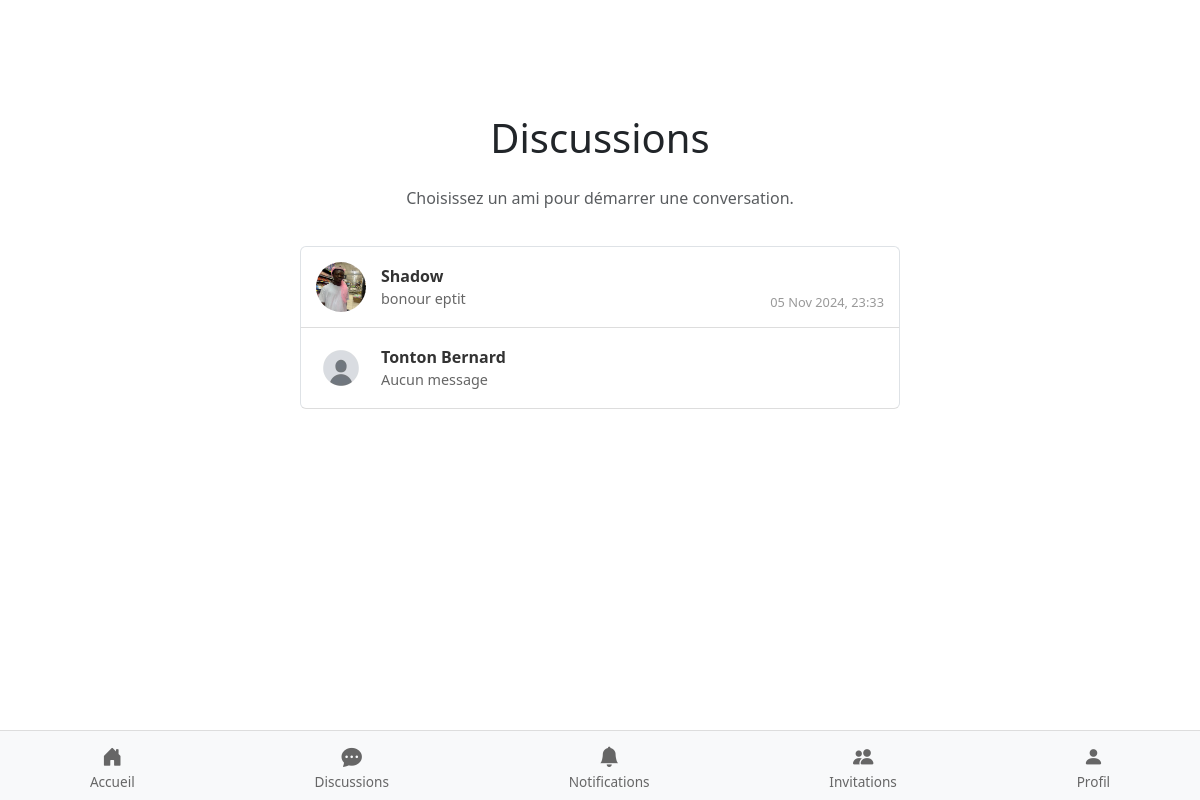
Page /pages/discussions.php (signed in) on the committed database.
### tables this page shows
CREATE TABLE IF NOT EXISTS `utilisateurs` (
  `utilisateur_id` int NOT NULL AUTO_INCREMENT,
  `nom_utilisateur` varchar(50) NOT NULL,
  `email` varchar(100) NOT NULL,
  `mot_de_passe_hash` varchar(255) NOT NULL,
  `photo_profil` varchar(255) DEFAULT NULL,
  `bio` text,
  `date_creation` timestamp NULL DEFAULT CURRENT_TIMESTAMP,
  `dernier_login` timestamp NULL DEFAULT NULL,
  `premiere_connexion` tinyint(1) DEFAULT '1',
  `reset_token` varchar(255) DEFAULT NULL,
  `token_expiration` datetime DEFAULT NULL,
  PRIMARY KEY (`utilisateur_id`),
  UNIQUE KEY `nom_utilisateur` (`nom_utilisateur`),
  UNIQUE KEY `email` (`email`)
);

### pages/discussions.php (the view, shortened to what this page needs)
<?php
include 'header.php';
$utilisateur_id = $_SESSION['utilisateur_id'];
$host = 'localhost';
$dbname = 'bricoconnect';
$username = 'root';
$password = '';
try {
    $pdo = new PDO("mysql:host=$host;dbname=$dbname", $username, $password);
    $pdo->setAttribute(PDO::ATTR_ERRMODE, PDO::ERRMODE_EXCEPTION);
    $stmt = $pdo->prepare("
        SELECT u.utilisateur_id, u.nom_utilisateur, u.photo_profil,
            (SELECT contenu FROM messages m
             WHERE (m.expediteur_id = u.utilisateur_id AND m.destinataire_id = :utilisateur_id)
                OR (m.expediteur_id = :utilisateur_id AND m.destinataire_id = u.utilisateur_id)
             ORDER BY m.date_envoi DESC LIMIT 1) AS dernier_message,
            (SELECT date_envoi FROM messages m
             WHERE (m.expediteur_id = u.utilisateur_id AND m.destinataire_id = :utilisateur_id)
                OR (m.expediteur_id = :utilisateur_id AND m.destinataire_id = u.utilisateur_id)
             ORDER BY m.date_envoi DESC LIMIT 1) AS date_dernier_message
        FROM utilisateurs u
        JOIN amities a ON (u.utilisateur_id = a.utilisateur_ami_id OR u.utilisateur_id = a.utilisateur_id)
        WHERE (a.utilisateur_id = :utilisateur_id OR a.utilisateur_ami_id = :utilisateur_id)
          AND a.statut = 1
          AND u.utilisateur_id != :utilisateur_id
        GROUP BY u.utilisateur_id
        ORDER BY date_dernier_message DESC
    ");
    $stmt->execute([':utilisateur_id' => $utilisateur_id]);
    $amis = $stmt->fetchAll(PDO::FETCH_ASSOC);
} catch (PDOException $e) {
    echo "Erreur : " . $e->getMessage();
}
?>
<!DOCTYPE html>
<html lang="fr">
<head>
    <link href="https://cdn.jsdelivr.net/npm/bootstrap@5.3.0/dist/css/bootstrap.min.css" rel="stylesheet">
    <link rel="stylesheet" href="https://cdn.jsdelivr.net/npm/bootstrap-icons/font/bootstrap-icons.css">
</head>
<body>
<div class="container mt-4">
    <h1 class="text-center mb-4 text-orange"><i class="fas fa-comments"></i> Discussions</h1>
    <p class="text-center text-muted">Choisissez un ami pour démarrer une conversation.</p>
    <?php if (!empty($amis)): ?>
        <div class="friend-list list-group">
            <?php foreach ($amis as $ami): ?>
                <a href="chat.php?ami_id=<?php echo $ami['utilisateur_id']; ?>" class="list-group-item list-group-item-action friend-item">
                    <div class="d-flex align-items-center">
                        <img src="<?php echo $ami['photo_profil'] ?: '../images/default_avatar.png'; ?>" alt="Photo de profil">
                        <div class="friend-details">
                            <span><?php echo htmlspecialchars($ami['nom_utilisateur']); ?></span>
                            <p class="message-preview mb-0"><?php echo htmlspecialchars($ami['dernier_message'] ?? 'Aucun message'); ?></p>
                        </div>
                    </div>
                    <?php if ($ami['date_dernier_message']): ?>
                        <small class="message-time"><?php echo date('d M Y, H:i', strtotime($ami['date_dernier_message'])); ?></small>
                    <?php endif; ?>
                </a>
            <?php endforeach; ?>
        </div>
    <?php else: ?>
        <p class="text-center text-muted">Vous n'avez pas encore d'amis avec qui discuter.</p>
    <?php endif; ?>
</div>
</body>
</html>

### styles/style.css (style rules this page uses)
body { font-family: Arial, sans-serif; margin: 0; padding-bottom: 60px; }
.container { max-width: 600px; margin: 0 auto; }
body, html { overflow-x: hidden; }

### pages/discussions.php (style rules this page uses)
.friend-list { max-width: 600px; margin: auto; padding-top: 20px; }
.friend-item { display: flex; align-items: center; justify-content: space-between; padding: 15px; border-bottom: 1px solid #ddd; }
.friend-item img { width: 50px; height: 50px; border-radius: 50%; margin-right: 15px; }
.friend-details { flex-grow: 1; display: flex; flex-direction: column; margin-right: 10px; }
.friend-details span { font-weight: bold; color: #333; }
.message-preview { font-size: 0.9rem; color: #666; max-width: 400px; white-space: nowrap; overflow: hidden; text-overflow: ellipsis; }
.message-time { font-size: 0.8rem; color: #999; align-self: flex-end; }

### rows in the picture
utilisateurs: photo_profil (picture), nom_utilisateur "Shadow", dernier_message "bonour eptit", date_dernier_message "05 Nov 2024, 23:33"
utilisateurs: photo_profil (placeholder picture), nom_utilisateur "Tonton Bernard", dernier_message "Aucun message"
